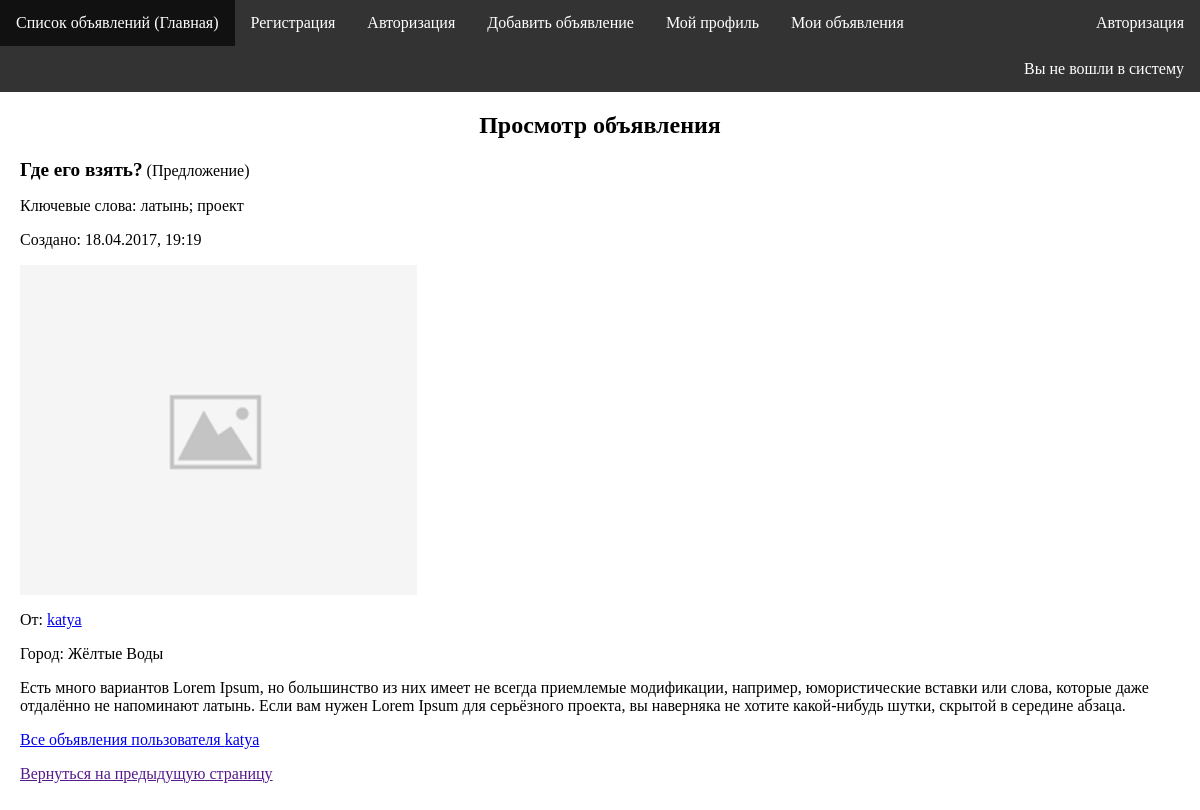
/call/23, run on the app's committed database.
### sp/models.py (models this page shows, shortened)
class Call(models.Model):
    user_id = models.ForeignKey(User, verbose_name='id пользователя')
    call_types = (
        (True, 'Предложение'),
        (False, 'Поиск'),
    )
    type = models.BooleanField(choices=call_types, default=True, verbose_name='Тип')
    city = models.CharField(max_length=30, verbose_name='Город')
    name = models.CharField(max_length=30, verbose_name='Название')
    description = models.TextField(verbose_name='Описание')
    card = models.ImageField(upload_to="sp/cards", blank=True, verbose_name='Изображение')
    tags = TaggableManager(blank=True, help_text='Список ключевых слов, взятых в кавычки, через запятую',
                           verbose_name='Ключевые слова')
    date_time = models.DateTimeField(auto_now_add=True, verbose_name='Дата и время')

### sp/views.py (the view)
# urls.py: url(r'^call/(?P<pk>\d+)$', sp.views.CallDetail.as_view(), name='call_detail'),
class CallDetail(DetailView):
    model = Call
    template_name = 'sp/call_detail.html'

### sp/templates/sp/call_detail.html (shortened to what this page needs)
{% extends 'sp/base.html' %}
{% load staticfiles %}
{% block link %}
    <link rel="stylesheet" type="text/css" href="{% static 'sp/call_detail.css' %}" />
{% endblock %}
{% block content %}
    <h2>Просмотр объявления</h2>
    <div id="content">
        <p>
            <span id="call_name">{{ call.name }}</span>
            {% if call.type %}
                (Предложение)
            {% else %}
                (Поиск)
            {% endif %}
        </p>
        <p>
            Ключевые слова: {{ call.tags.names|join:'; ' }}
        </p>
        <p>Создано: {{ call.date_time|date:'d.m.Y, H:i' }}</p>
        <p class="card">
        {% if call.card %}
            <img src="{{ call.card.url }}" alt="{{ call.name }}">
        {% else %}
            <img src="/media/sp/cards/no.png" alt="Нет изображения">
        {% endif %}
        </p>
        <p>От: <a href="{% url 'profile_detail' pk=call.user_id.profile.id %}">{{ call.user_id }}</a></p>
        <p>Город: {{ call.city }}</p>
        <p>{{ call.description }}</p>
        <p id="back"><a href="{% url 'user_calls' user_id=call.user_id_id %}">Все объявления пользователя {{ call.user_id }}</a></p>
        <p id="back"><a href="{{ request.META.HTTP_REFERER }}">Вернуться на предыдущую страницу</a></p>
    </div>
{% endblock %}

### sp/static/sp/style.css (style rules this page uses)
#id-body { margin: 0; padding: 0; }

### sp/static/sp/call_detail.css (style rules this page uses)
h2 { text-align: center; }
#call_name { font-size: larger; font-weight: bold; }
#content { margin: 0 20px 30px 20px; }

### data on the page
Call: name "Где его взять?", tags.names "латынь; проект", date_time "18.04.2017, 19:19", user_id "katya", city "Жёлтые Воды", description "Есть много вариантов Lorem Ipsum, но большинство из них имеет не всегда приемлемые модификации, например, юмористические вставки или слова, которые даже отдалённо не напоминают латынь. Если вам нужен Lorem Ipsum для серьёзного проекта, вы наверняка не хотите какой-нибудь шутки, скрытой в середине абзаца."
